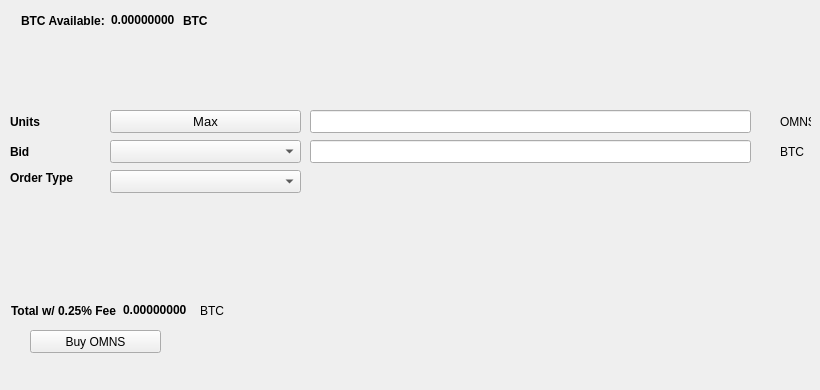
   <widget class="QWidget" name="BuyTab">
    <attribute name="title">
     <string>Buy</string>
    </attribute>
    <widget class="QPushButton" name="BuyOMNS">
     <property name="geometry">
      <rect>
       <x>30</x>
       <y>330</y>
       <width>131</width>
       <height>23</height>
      </rect>
     </property>
     <property name="text">
      <string>Buy OMNS</string>
     </property>
     <property name="icon">
      <iconset resource="../omnistorecoin.qrc">
       <normaloff>:/icons/bitcoin</normaloff>:/icons/bitcoin</iconset>
     </property>
    </widget>
    <widget class="QLabel" name="label_3">
     <property name="geometry">
      <rect>
       <x>10</x>
       <y>110</y>
       <width>46</width>
       <height>23</height>
      </rect>
     </property>
     <property name="font">
      <font>
       <weight>75</weight>
       <bold>true</bold>
      </font>
     </property>
     <property name="text">
      <string>Units</string>
     </property>
    </widget>
    <widget class="QLineEdit" name="UnitsInput">
     <property name="geometry">
      <rect>
       <x>310</x>
       <y>110</y>
       <width>441</width>
       <height>23</height>
      </rect>
     </property>
     <property name="font">
      <font>
       <pointsize>9</pointsize>
       <weight>75</weight>
       <bold>true</bold>
      </font>
     </property>
    </widget>
    <widget class="QLineEdit" name="BuyBidPriceEdit">
     <property name="geometry">
      <rect>
       <x>310</x>
       <y>140</y>
       <width>441</width>
       <height>23</height>
      </rect>
     </property>
     <property name="font">
      <font>
       <pointsize>9</pointsize>
       <weight>75</weight>
       <bold>true</bold>
      </font>
     </property>
    </widget>
    <widget class="QLabel" name="label_4">
     <property name="geometry">
      <rect>
       <x>780</x>
       <y>110</y>
       <width>31</width>
       <height>23</height>
      </rect>
     </property>
     <property name="text">
      <string>OMNS</string>
     </property>
    </widget>
    <widget class="QLabel" name="label_5">
     <property name="geometry">
      <rect>
       <x>780</x>
       <y>140</y>
       <width>31</width>
       <height>23</height>
      </rect>
     </property>
     <property name="text">
      <string>BTC</string>
     </property>
    </widget>
    <widget class="QLabel" name="label_6">
     <property name="geometry">
      <rect>
       <x>10</x>
       <y>140</y>
       <width>46</width>
       <height>23</height>
      </rect>
     </property>
     <property name="font">
      <font>
       <weight>75</weight>
       <bold>true</bold>
      </font>
     </property>
     <property name="text">
      <string>Bid</string>
     </property>
    </widget>
    <widget class="QLabel" name="label_7">
     <property name="geometry">
      <rect>
       <x>10</x>
       <y>170</y>
       <width>91</width>
       <height>16</height>
      </rect>
     </property>
     <property name="font">
      <font>
       <weight>75</weight>
       <bold>true</bold>
      </font>
     </property>
     <property name="text">
      <string>Order Type</string>
     </property>
    </widget>
    <widget class="QPushButton" name="Buy_Max_Amount">
     <property name="geometry">
      <rect>
       <x>110</x>
       <y>110</y>
       <width>191</width>
       <height>23</height>
      </rect>
     </property>
     <property name="font">
      <font>
       <pointsize>10</pointsize>
      </font>
     </property>
     <property name="text">
      <string>Max</string>
     </property>
    </widget>
    <widget class="QComboBox" name="BuyBidcomboBox">
     <property name="geometry">
      <rect>
       <x>110</x>
       <y>140</y>
       <width>191</width>
       <height>23</height>
      </rect>
     </property>
     <property name="font">
      <font>
       <pointsize>10</pointsize>
      </font>
     </property>
    </widget>
    <widget class="QComboBox" name="buyOrdertypeCombo">
     <property name="geometry">
      <rect>
       <x>110</x>
       <y>170</y>
       <width>191</width>
       <height>23</height>
      </rect>
     </property>
     <property name="font">
      <font>
       <pointsize>10</pointsize>
      </font>
     </property>
    </widget>
    <widget class="QWidget" name="layoutWidget1">
     <property name="geometry">
      <rect>
       <x>21</x>
       <y>11</y>
       <width>227</width>
       <height>19</height>
      </rect>
     </property>
     <layout class="QHBoxLayout" name="horizontalLayout_3">
      <item>
       <widget class="QLabel" name="label232">
        <property name="font">
         <font>
          <weight>75</weight>
          <bold>true</bold>
         </font>
        </property>
        <property name="text">
         <string>BTC Available:</string>
        </property>
       </widget>
      </item>
      <item>
       <widget class="QLabel" name="BtcAvailableLbl">
        <property name="palette">
         <palette>
          <active>
           <colorrole role="WindowText">
            <brush brushstyle="SolidPattern">
             <color alpha="255">
              <red>0</red>
              <green>0</green>
              <blue>0</blue>
             </color>
            </brush>
           </colorrole>
           <colorrole role="Button">
            <brush brushstyle="SolidPattern">
             <color alpha="255">
              <red>0</red>
              <green>170</green>
              <blue>0</blue>
             </color>
            </brush>
           </colorrole>
           <colorrole role="Light">
            <brush brushstyle="SolidPattern">
             <color alpha="255">
              <red>0</red>
              <green>255</green>
              <blue>0</blue>
             </color>
            </brush>
           </colorrole>
           <colorrole role="Midlight">
            <brush brushstyle="SolidPattern">
             <color alpha="255">
              <red>0</red>
              <green>212</green>
              <blue>0</blue>
             </color>
            </brush>
           </colorrole>
           <colorrole role="Dark">
            <brush brushstyle="SolidPattern">
             <color alpha="255">
              <red>0</red>
              <green>85</green>
              <blue>0</blue>
             </color>
            </brush>
           </colorrole>
           <colorrole role="Mid">
            <brush brushstyle="SolidPattern">
             <color alpha="255">
              <red>0</red>
              <green>113</green>
              <blue>0</blue>
             </color>
            </brush>
           </colorrole>
           <colorrole role="Text">
            <brush brushstyle="SolidPattern">
             <color alpha="255">
              <red>0</red>
              <green>170</green>
              <blue>0</blue>
             </color>
            </brush>
           </colorrole>
           <colorrole role="BrightText">
            <brush brushstyle="SolidPattern">
             <color alpha="255">
              <red>255</red>
              <green>255</green>
              <blue>255</blue>
             </color>
            </brush>
           </colorrole>
           <colorrole role="ButtonText">
            <brush brushstyle="SolidPattern">
             <color alpha="255">
              <red>0</red>
              <green>0</green>
              <blue>0</blue>
             </color>
            </brush>
           </colorrole>
           <colorrole role="Base">
            <brush brushstyle="SolidPattern">
             <color alpha="255">
              <red>255</red>
              <green>255</green>
              <blue>255</blue>
             </color>
            </brush>
           </colorrole>
           <colorrole role="Window">
            <brush brushstyle="SolidPattern">
             <color alpha="255">
              <red>0</red>
              <green>170</green>
              <blue>0</blue>
             </color>
            </brush>
           </colorrole>
           <colorrole role="Shadow">
            <brush brushstyle="SolidPattern">
             <color alpha="255">
              <red>0</red>
              <green>0</green>
              <blue>0</blue>
             </color>
            </brush>
           </colorrole>
           <colorrole role="AlternateBase">
            <brush brushstyle="SolidPattern">
             <color alpha="255">
              <red>127</red>
              <green>212</green>
              <blue>127</blue>
             </color>
            </brush>
           </colorrole>
           <colorrole role="ToolTipBase">
            <brush brushstyle="SolidPattern">
             <color alpha="255">
              <red>255</red>
              <green>255</green>
              <blue>220</blue>
             </color>
            </brush>
           </colorrole>
           <colorrole role="ToolTipText">
            <brush brushstyle="SolidPattern">
             <color alpha="255">
              <red>0</red>
              <green>0</green>
              <blue>0</blue>
             </color>
            </brush>
           </colorrole>
          </active>
          <inactive>
           <colorrole role="WindowText">
            <brush brushstyle="SolidPattern">
             <color alpha="255">
              <red>0</red>
              <green>0</green>
              <blue>0</blue>
             </color>
            </brush>
           </colorrole>
           <colorrole role="Button">
            <brush brushstyle="SolidPattern">
             <color alpha="255">
              <red>0</red>
              <green>170</green>
              <blue>0</blue>
             </color>
            </brush>
           </colorrole>
           <colorrole role="Light">
            <brush brushstyle="SolidPattern">
             <color alpha="255">
              <red>0</red>
              <green>255</green>
              <blue>0</blue>
             </color>
            </brush>
           </colorrole>
           <colorrole role="Midlight">
            <brush brushstyle="SolidPattern">
             <color alpha="255">
              <red>0</red>
              <green>212</green>
              <blue>0</blue>
             </color>
            </brush>
           </colorrole>
           <colorrole role="Dark">
            <brush brushstyle="SolidPattern">
             <color alpha="255">
              <red>0</red>
              <green>85</green>
              <blue>0</blue>
             </color>
            </brush>
           </colorrole>
           <colorrole role="Mid">
            <brush brushstyle="SolidPattern">
             <color alpha="255">
              <red>0</red>
              <green>113</green>
              <blue>0</blue>
             </color>
            </brush>
           </colorrole>
           <colorrole role="Text">
            <brush brushstyle="SolidPattern">
             <color alpha="255">
              <red>0</red>
              <green>170</green>
              <blue>0</blue>
             </color>
            </brush>
           </colorrole>
           <colorrole role="BrightText">
            <brush brushstyle="SolidPattern">
             <color alpha="255">
              <red>255</red>
              <green>255</green>
              <blue>255</blue>
             </color>
            </brush>
           </colorrole>
           <colorrole role="ButtonText">
            <brush brushstyle="SolidPattern">
             <color alpha="255">
              <red>0</red>
              <green>0</green>
              <blue>0</blue>
             </color>
            </brush>
           </colorrole>
           <colorrole role="Base">
            <brush brushstyle="SolidPattern">
             <color alpha="255">
              <red>255</red>
              <green>255</green>
              <blue>255</blue>
             </color>
            </brush>
           </colorrole>
           <colorrole role="Window">
            <brush brushstyle="SolidPattern">
             <color alpha="255">
              <red>0</red>
              <green>170</green>
              <blue>0</blue>
             </color>
            </brush>
           </colorrole>
           <colorrole role="Shadow">
            <brush brushstyle="SolidPattern">
             <color alpha="255">
              <red>0</red>
              <green>0</green>
              <blue>0</blue>
             </color>
            </brush>
           </colorrole>
           <colorrole role="AlternateBase">
            <brush brushstyle="SolidPattern">
             <color alpha="255">
              <red>127</red>
              <green>212</green>
              <blue>127</blue>
             </color>
            </brush>
           </colorrole>
           <colorrole role="ToolTipBase">
            <brush brushstyle="SolidPattern">
             <color alpha="255">
              <red>255</red>
              <green>255</green>
              <blue>220</blue>
             </color>
            </brush>
           </colorrole>
           <colorrole role="ToolTipText">
            <brush brushstyle="SolidPattern">
             <color alpha="255">
              <red>0</red>
              <green>0</green>
              <blue>0</blue>
             </color>
            </brush>
           </colorrole>
          </inactive>
          <disabled>
           <colorrole role="WindowText">
            <brush brushstyle="SolidPattern">
             <color alpha="255">
              <red>0</red>
              <green>85</green>
              <blue>0</blue>
             </color>
            </brush>
           </colorrole>
           <colorrole role="Button">
            <brush brushstyle="SolidPattern">
             <color alpha="255">
              <red>0</red>
              <green>170</green>
              <blue>0</blue>
             </color>
            </brush>
           </colorrole>
           <colorrole role="Light">
            <brush brushstyle="SolidPattern">
             <color alpha="255">
              <red>0</red>
              <green>255</green>
              <blue>0</blue>
             </color>
            </brush>
           </colorrole>
           <colorrole role="Midlight">
            <brush brushstyle="SolidPattern">
             <color alpha="255">
              <red>0</red>
              <green>212</green>
              <blue>0</blue>
             </color>
            </brush>
           </colorrole>
           <colorrole role="Dark">
            <brush brushstyle="SolidPattern">
             <color alpha="255">
              <red>0</red>
              <green>85</green>
              <blue>0</blue>
             </color>
            </brush>
           </colorrole>
           <colorrole role="Mid">
            <brush brushstyle="SolidPattern">
             <color alpha="255">
              <red>0</red>
              <green>113</green>
              <blue>0</blue>
             </color>
            </brush>
           </colorrole>
           <colorrole role="Text">
            <brush brushstyle="SolidPattern">
             <color alpha="255">
              <red>0</red>
              <green>85</green>
              <blue>0</blue>
             </color>
            </brush>
           </colorrole>
           <colorrole role="BrightText">
            <brush brushstyle="SolidPattern">
             <color alpha="255">
              <red>255</red>
              <green>255</green>
              <blue>255</blue>
             </color>
            </brush>
           </colorrole>
           <colorrole role="ButtonText">
            <brush brushstyle="SolidPattern">
             <color alpha="255">
              <red>0</red>
              <green>85</green>
              <blue>0</blue>
             </color>
            </brush>
           </colorrole>
           <colorrole role="Base">
            <brush brushstyle="SolidPattern">
             <color alpha="255">
              <red>0</red>
              <green>170</green>
              <blue>0</blue>
             </color>
            </brush>
           </colorrole>
           <colorrole role="Window">
            <brush brushstyle="SolidPattern">
             <color alpha="255">
              <red>0</red>
              <green>170</green>
              <blue>0</blue>
             </color>
            </brush>
           </colorrole>
           <colorrole role="Shadow">
            <brush brushstyle="SolidPattern">
             <color alpha="255">
              <red>0</red>
              <green>0</green>
              <blue>0</blue>
             </color>
            </brush>
           </colorrole>
           <colorrole role="AlternateBase">
            <brush brushstyle="SolidPattern">
             <color alpha="255">
              <red>0</red>
              <green>170</green>
              <blue>0</blue>
             </color>
            </brush>
           </colorrole>
           <colorrole role="ToolTipBase">
            <brush brushstyle="SolidPattern">
             <color alpha="255">
              <red>255</red>
              <green>255</green>
              <blue>220</blue>
             </color>
            </brush>
           </colorrole>
           <colorrole role="ToolTipText">
            <brush brushstyle="SolidPattern">
             <color alpha="255">
              <red>0</red>
              <green>0</green>
              <blue>0</blue>
             </color>
            </brush>
           </colorrole>
          </disabled>
         </palette>
        </property>
        <property name="font">
         <font>
          <weight>75</weight>
          <bold>true</bold>
         </font>
        </property>
        <property name="text">
         <string>0.00000000</string>
        </property>
        <property name="textInteractionFlags">
         <set>Qt::LinksAccessibleByMouse|Qt::TextSelectableByKeyboard|Qt::TextSelectableByMouse</set>
        </property>
       </widget>
      </item>
      <item>
       <widget class="QLabel" name="BtcAvailableLbl_2">
        <property name="font">
         <font>
          <weight>75</weight>
          <bold>true</bold>
         </font>
        </property>
        <property name="text">
         <string>BTC</string>
        </property>
       </widget>
      </item>
     </layout>
    </widget>
    <widget class="QWidget" name="layoutWidge2">
     <property name="geometry">
      <rect>
       <x>11</x>
       <y>301</y>
       <width>259</width>
       <height>19</height>
      </rect>
     </property>
     <layout class="QHBoxLayout" name="horizontalLayout_4">
      <item>
       <widget class="QLabel" name="label_9">
        <property name="font">
         <font>
          <weight>75</weight>
          <bold>true</bold>
         </font>
        </property>
        <property name="text">
         <string>Total w/ 0.25% Fee</string>
        </property>
       </widget>
      </item>
      <item>
       <widget class="QLabel" name="BuyCostLabel">
        <property name="palette">
         <palette>
          <active>
           <colorrole role="WindowText">
            <brush brushstyle="SolidPattern">
             <color alpha="255">
              <red>0</red>
              <green>0</green>
              <blue>0</blue>
             </color>
            </brush>
           </colorrole>
           <colorrole role="Button">
            <brush brushstyle="SolidPattern">
             <color alpha="255">
              <red>0</red>
              <green>170</green>
              <blue>0</blue>
             </color>
            </brush>
           </colorrole>
           <colorrole role="Light">
            <brush brushstyle="SolidPattern">
             <color alpha="255">
              <red>0</red>
              <green>255</green>
              <blue>0</blue>
             </color>
            </brush>
           </colorrole>
           <colorrole role="Midlight">
            <brush brushstyle="SolidPattern">
             <color alpha="255">
              <red>0</red>
              <green>212</green>
              <blue>0</blue>
             </color>
            </brush>
           </colorrole>
           <colorrole role="Dark">
            <brush brushstyle="SolidPattern">
             <color alpha="255">
              <red>0</red>
              <green>85</green>
              <blue>0</blue>
             </color>
            </brush>
           </colorrole>
           <colorrole role="Mid">
            <brush brushstyle="SolidPattern">
             <color alpha="255">
              <red>0</red>
              <green>113</green>
              <blue>0</blue>
             </color>
            </brush>
           </colorrole>
           <colorrole role="Text">
            <brush brushstyle="SolidPattern">
             <color alpha="255">
              <red>0</red>
              <green>170</green>
              <blue>0</blue>
             </color>
            </brush>
           </colorrole>
           <colorrole role="BrightText">
            <brush brushstyle="SolidPattern">
             <color alpha="255">
              <red>255</red>
              <green>255</green>
              <blue>255</blue>
             </color>
            </brush>
           </colorrole>
           <colorrole role="ButtonText">
            <brush brushstyle="SolidPattern">
             <color alpha="255">
              <red>0</red>
              <green>0</green>
              <blue>0</blue>
             </color>
            </brush>
           </colorrole>
           <colorrole role="Base">
            <brush brushstyle="SolidPattern">
             <color alpha="255">
              <red>255</red>
              <green>255</green>
              <blue>255</blue>
             </color>
            </brush>
           </colorrole>
           <colorrole role="Window">
            <brush brushstyle="SolidPattern">
             <color alpha="255">
              <red>0</red>
              <green>170</green>
              <blue>0</blue>
             </color>
            </brush>
           </colorrole>
           <colorrole role="Shadow">
            <brush brushstyle="SolidPattern">
             <color alpha="255">
              <red>0</red>
              <green>0</green>
              <blue>0</blue>
             </color>
            </brush>
           </colorrole>
           <colorrole role="AlternateBase">
            <brush brushstyle="SolidPattern">
             <color alpha="255">
              <red>127</red>
              <green>212</green>
              <blue>127</blue>
             </color>
            </brush>
           </colorrole>
           <colorrole role="ToolTipBase">
            <brush brushstyle="SolidPattern">
             <color alpha="255">
              <red>255</red>
              <green>255</green>
              <blue>220</blue>
             </color>
            </brush>
           </colorrole>
           <colorrole role="ToolTipText">
            <brush brushstyle="SolidPattern">
             <color alpha="255">
              <red>0</red>
              <green>0</green>
              <blue>0</blue>
             </color>
            </brush>
           </colorrole>
          </active>
          <inactive>
           <colorrole role="WindowText">
            <brush brushstyle="SolidPattern">
             <color alpha="255">
              <red>0</red>
              <green>0</green>
              <blue>0</blue>
             </color>
            </brush>
           </colorrole>
           <colorrole role="Button">
            <brush brushstyle="SolidPattern">
             <color alpha="255">
              <red>0</red>
              <green>170</green>
              <blue>0</blue>
             </color>
            </brush>
           </colorrole>
           <colorrole role="Light">
            <brush brushstyle="SolidPattern">
             <color alpha="255">
              <red>0</red>
              <green>255</green>
              <blue>0</blue>
             </color>
            </brush>
           </colorrole>
           <colorrole role="Midlight">
            <brush brushstyle="SolidPattern">
             <color alpha="255">
              <red>0</red>
              <green>212</green>
              <blue>0</blue>
             </color>
            </brush>
           </colorrole>
           <colorrole role="Dark">
            <brush brushstyle="SolidPattern">
             <color alpha="255">
              <red>0</red>
              <green>85</green>
              <blue>0</blue>
             </color>
            </brush>
           </colorrole>
           <colorrole role="Mid">
            <brush brushstyle="SolidPattern">
             <color alpha="255">
              <red>0</red>
              <green>113</green>
              <blue>0</blue>
             </color>
            </brush>
           </colorrole>
           <colorrole role="Text">
            <brush brushstyle="SolidPattern">
             <color alpha="255">
              <red>0</red>
              <green>170</green>
              <blue>0</blue>
             </color>
            </brush>
           </colorrole>
           <colorrole role="BrightText">
            <brush brushstyle="SolidPattern">
             <color alpha="255">
              <red>255</red>
              <green>255</green>
              <blue>255</blue>
             </color>
            </brush>
           </colorrole>
           <colorrole role="ButtonText">
            <brush brushstyle="SolidPattern">
             <color alpha="255">
              <red>0</red>
              <green>0</green>
              <blue>0</blue>
             </color>
            </brush>
           </colorrole>
           <colorrole role="Base">
            <brush brushstyle="SolidPattern">
             <color alpha="255">
              <red>255</red>
              <green>255</green>
              <blue>255</blue>
             </color>
            </brush>
           </colorrole>
           <colorrole role="Window">
            <brush brushstyle="SolidPattern">
             <color alpha="255">
              <red>0</red>
              <green>170</green>
              <blue>0</blue>
             </color>
            </brush>
           </colorrole>
           <colorrole role="Shadow">
            <brush brushstyle="SolidPattern">
             <color alpha="255">
              <red>0</red>
              <green>0</green>
              <blue>0</blue>
             </color>
            </brush>
           </colorrole>
           <colorrole role="AlternateBase">
            <brush brushstyle="SolidPattern">
             <color alpha="255">
              <red>127</red>
              <green>212</green>
              <blue>127</blue>
             </color>
            </brush>
           </colorrole>
           <colorrole role="ToolTipBase">
            <brush brushstyle="SolidPattern">
             <color alpha="255">
              <red>255</red>
              <green>255</green>
              <blue>220</blue>
             </color>
            </brush>
           </colorrole>
           <colorrole role="ToolTipText">
            <brush brushstyle="SolidPattern">
             <color alpha="255">
              <red>0</red>
              <green>0</green>
              <blue>0</blue>
             </color>
            </brush>
           </colorrole>
          </inactive>
          <disabled>
           <colorrole role="WindowText">
            <brush brushstyle="SolidPattern">
             <color alpha="255">
              <red>0</red>
              <green>85</green>
              <blue>0</blue>
             </color>
            </brush>
           </colorrole>
           <colorrole role="Button">
            <brush brushstyle="SolidPattern">
             <color alpha="255">
              <red>0</red>
              <green>170</green>
              <blue>0</blue>
             </color>
            </brush>
           </colorrole>
           <colorrole role="Light">
            <brush brushstyle="SolidPattern">
             <color alpha="255">
              <red>0</red>
              <green>255</green>
              <blue>0</blue>
             </color>
            </brush>
           </colorrole>
           <colorrole role="Midlight">
            <brush brushstyle="SolidPattern">
             <color alpha="255">
              <red>0</red>
              <green>212</green>
              <blue>0</blue>
             </color>
            </brush>
           </colorrole>
           <colorrole role="Dark">
            <brush brushstyle="SolidPattern">
             <color alpha="255">
              <red>0</red>
              <green>85</green>
              <blue>0</blue>
             </color>
            </brush>
           </colorrole>
           <colorrole role="Mid">
            <brush brushstyle="SolidPattern">
             <color alpha="255">
              <red>0</red>
              <green>113</green>
              <blue>0</blue>
             </color>
            </brush>
           </colorrole>
           <colorrole role="Text">
            <brush brushstyle="SolidPattern">
             <color alpha="255">
              <red>0</red>
              <green>85</green>
              <blue>0</blue>
             </color>
            </brush>
           </colorrole>
           <colorrole role="BrightText">
            <brush brushstyle="SolidPattern">
             <color alpha="255">
              <red>255</red>
              <green>255</green>
              <blue>255</blue>
             </color>
            </brush>
           </colorrole>
           <colorrole role="ButtonText">
            <brush brushstyle="SolidPattern">
             <color alpha="255">
              <red>0</red>
              <green>85</green>
              <blue>0</blue>
             </color>
            </brush>
           </colorrole>
           <colorrole role="Base">
            <brush brushstyle="SolidPattern">
             <color alpha="255">
              <red>0</red>
              <green>170</green>
              <blue>0</blue>
             </color>
            </brush>
           </colorrole>
           <colorrole role="Window">
            <brush brushstyle="SolidPattern">
             <color alpha="255">
              <red>0</red>
              <green>170</green>
              <blue>0</blue>
             </color>
            </brush>
           </colorrole>
           <colorrole role="Shadow">
            <brush brushstyle="SolidPattern">
             <color alpha="255">
              <red>0</red>
              <green>0</green>
              <blue>0</blue>
             </color>
            </brush>
           </colorrole>
           <colorrole role="AlternateBase">
            <brush brushstyle="SolidPattern">
             <color alpha="255">
              <red>0</red>
              <green>170</green>
              <blue>0</blue>
             </color>
            </brush>
           </colorrole>
           <colorrole role="ToolTipBase">
            <brush brushstyle="SolidPattern">
             <color alpha="255">
              <red>255</red>
              <green>255</green>
              <blue>220</blue>
             </color>
            </brush>
           </colorrole>
           <colorrole role="ToolTipText">
            <brush brushstyle="SolidPattern">
             <color alpha="255">
              <red>0</red>
              <green>0</green>
              <blue>0</blue>
             </color>
            </brush>
           </colorrole>
          </disabled>
         </palette>
        </property>
        <property name="font">
         <font>
          <weight>75</weight>
          <bold>true</bold>
         </font>
        </property>
        <property name="autoFillBackground">
         <bool>false</bool>
        </property>
        <property name="text">
         <string>0.00000000</string>
        </property>
        <property name="textInteractionFlags">
         <set>Qt::LinksAccessibleByMouse|Qt::TextSelectableByMouse</set>
        </property>
       </widget>
      </item>
      <item>
       <widget class="QLabel" name="label_10">
        <property name="font">
         <font>
          <weight>50</weight>
          <bold>false</bold>
         </font>
        </property>
        <property name="text">
         <string>BTC</string>
        </property>
       </widget>
      </item>
     </layout>
    </widget>
    <widget class="QLabel" name="label_24">
     <property name="geometry">
      <rect>
       <x>460</x>
       <y>300</y>
       <width>281</width>
       <height>81</height>
      </rect>
     </property>
     <property name="text">
      <string/>
     </property>
     <property name="pixmap">
      <pixmap>:/images/bittrex</pixmap>
     </property>
    </widget>
   </widget>
